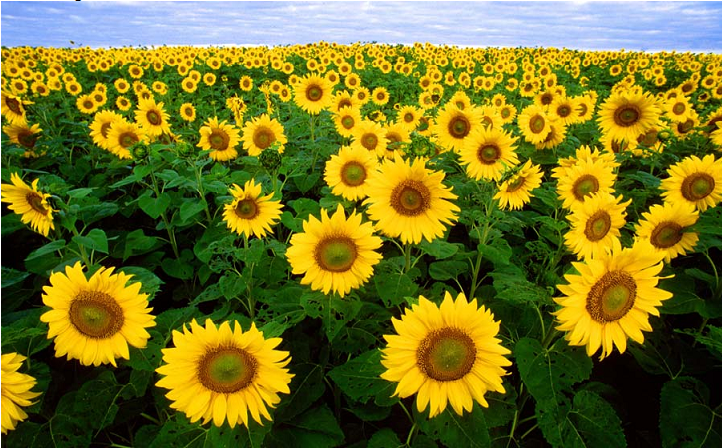
%> input picture Homework/homework4/my H4/fanbu_HW4_code/3.bmp, 722 x 448 px
$ octave q2_b.m   (GNU Octave 9; MATLAB toolbox functions it lacks are replaced by stand-ins)
%> lines starting %> are read from the running program, lines starting %| are printed output that depends on the picture
### Homework/homework4/my H4/fanbu_HW4_code/show_all_circles.m
function show_all_circles(I, cx, cy, rad, color, ln_wid)
% I: image on top of which you want to display the circles
% cx, cy: column vectors with x and y coordinates of circle centers
% rad: column vector with radii of circles.
% The sizes of cx, cy, and rad must all be the same
% color: optional parameter specifying the color of the circles
%        to be displayed (red by default)
% ln_wid: line width of circles (optional, 1.5 by default)

if nargin < 5
    color = 'r';
end

if nargin < 6
   ln_wid = 1.5;
end

imshow(I); hold on;

theta = 0:0.1:(2*pi+0.1);
cx1 = cx(:,ones(size(theta)));
cy1 = cy(:,ones(size(theta)));
rad1 = rad(:,ones(size(theta)));
theta = theta(ones(size(cx1,1),1),:);
X = cx1+cos(theta).*rad1;
Y = cy1+sin(theta).*rad1;
line(X', Y', 'Color', color, 'LineWidth', ln_wid);

### Homework/homework4/my H4/fanbu_HW4_code/q2_b.m
%% EECS 442 - HW 04 - Q2 Blob Detection
%  ------------------------------------------------------------------------
%  Date: 11 / 21 / 2016
%  Author: Fan Bu
%  ------------------------------------------------------------------------
%  show_all_circles(I, cx, cy, rad, color, ln_wid)
%  ------------------------------------------------------------------------
%  Instructions:
%  Implement a blob detector based on the Laplacian operator and
%  characteristic scale concept introduced by Lindeberg. Compute the radius
%  of each blob (in pixels) and report the histogram (dis- tribution)
%  of radii computed for the whole image.
%
% Algorithm outline:\\
% 1. Build a Laplacian scale space, starting with some initial scale and going for $n$ iterations.\\
% 2. Generate a scale-normalized Laplacian of Gaussian filter at a given scale "$sigma$".\\
% 3. Filter image with the scale-normalized Laplacian. \\
% 4. Save square of Laplacian filter response for current level of scale space. \\
% 5. Determine threshold by multiply the scale with a factor $k$. \\
% 6. Perform non-maximum suppression in scale space. \\
% 7. Display resulting circles at their characteristic scales.\\

%% Initialization
clear all;
close all;
clc;
%% ------------------- Parameter selection -----------------------
t = 1:0.1:3;
sigma = exp(t);
sigma = sigma';
levels = length(sigma);
%% ------------------- Load data --------------------------------
img = imread('3.bmp');
%> img is the input picture: size 448x722x3 uint8; mean R, G, B 116.1, 114, 35.6
img = rgb2gray(img);
%> img: size 448x722 uint8
double_img = double(img);

% Build a Laplacian scale space, starting with some initial scale and going for $n$ iterations.
[height width] = size(img);
%> height = 448; width = 722
scale_space = zeros(height,width,levels);

%% ------------------- Perform detection ------------------------

for i=1:levels

% Generate a scale-normalized Laplacian of Gaussian filter at a given scale "$sigma$".
filter_size = 2*ceil(3*sigma(i))+1;
kernel = fspecial('log', filter_size, sigma(i));
% Filter image with the scale-normalized Laplacian.
nLoG = sigma(i)^2 * kernel;
Filtered_img = imfilter(double_img, nLoG, 'same', 'replicate');
Filtered_img = Filtered_img .^ 2;
% Save square of Laplacian filter response for current level of scale space.
scale_space(:,:,i) = Filtered_img;
end
%> this loop made 21 passes
%> pass 1, `Filtered_img = imfilter(double_img, nLoG, 'same', 'replicate');`:
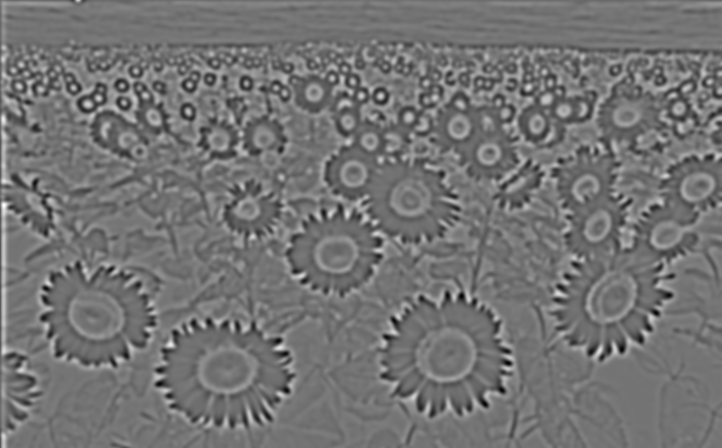
%> Filtered_img: size 448x722 double; min -89.08, max 107, mean 0.3; drawn with min black and max white
%> pass 1, `Filtered_img = Filtered_img .^ 2;`:
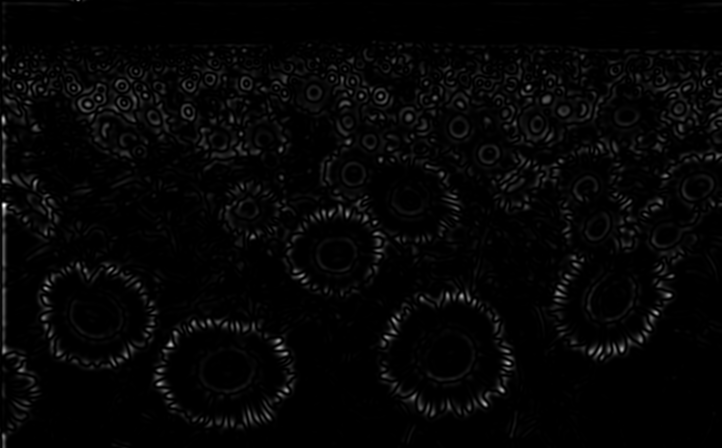
%> Filtered_img: size 448x722 double; min 3.93e-10, max 11459.7, mean 254.4; drawn with min black and max white
% choose the right thresold T, as T = k * scaleSpace_{max}.
k = 0.4;
max_scale_space = max(max(max(scale_space)))
%> max_scale_space = 11668.6
T = k * max_scale_space
%> T = 4667.4
% choose the right thresold T =1500 for this question.
T = 1500
k = T/max_scale_space
%> k = 0.129
% Perform non-maximum suppression in the 3D scale space
scale_space_filtered = zeros(height,width,levels);
for i=1:levels
    scale_space_filtered(:,:,i) = ordfilt2(scale_space(:,:,i),9,ones(3));
end
for i = 1:levels
    scale_space_filtered(:,:,i) =  max(scale_space_filtered(:,:,max(i-1,1):min(i+1,levels)),[],3);
end
scale_space_filtered  = scale_space_filtered .* (scale_space_filtered == scale_space);

% calculate perameters for show_all_circles
row = [];
col = [];
radius = [];
for i=1:levels
    [new_rows,new_cols] = find(scale_space_filtered(:,:,i)>=T);
    num = length(new_rows);
    radii = sigma(i)*sqrt(2);
    radii = repmat(radii,num,1);
    row = [row;new_rows];
    col = [col;new_cols];
    radius = [radius;radii];
end
%> this loop made 21 passes
%> num on passes 1 to 12: 580, 64, 32, 38, 51, 27, 21, 29, 25, 28, 23, 20
%> (new_rows, new_cols, num) on passes 15, 16, 17, 19, 21: ([321; 353; 400; 76; 92; 287; 202; 299; 323], [57; 93; 155; 231; 404; 431; 609; 652; 665], 9), ([344; 325; 359; 255; 200; 285; 398; 214; 196; 78; 208; 274], [70; 138; 148; 301; 411; 431; 434; 442; 471; 602; 676; 677], 12), ([363; 410; 254; 178; 414; 228; 396; 208; 329; 176], [145; 232; 336; 384; 403; 428; 464; 545; 632; 722], 10), ([159; 316; 372; 305; 133; 405; 194; 320; 264; 329; 259; 298], [19; 97; 140; 171; 245; 252; 305; 419; 553; 582; 593; 610], 12), ([391; 254; 381; 83; 215; 340; 313; 84; 273; 326; 229; 257], [1; 22; 137; 230; 253; 308; 374; 396; 424; 527; 539; 545], 12)
%> after the loop, col = 1040 values, max 722 at index 577, min 1 at index 1029, mean 347.1; radius = 1040 values from 3.84 to 28.41; row = 1040 values, max 448 at index 17, min 1 at index 91, mean 199.8
show_all_circles(img,col,row,radius);
%> in show_all_circles, `cx1 = cx(:,ones(size(theta)));`:
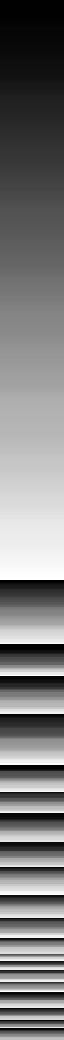
%> cx1: size 1040x64 double; min 1, max 722, mean 347.1; drawn with min black and max white
%> in show_all_circles, `cy1 = cy(:,ones(size(theta)));`:
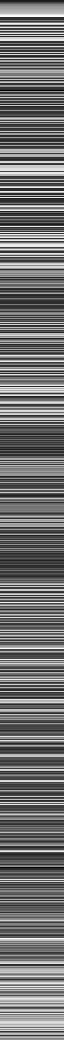
%> cy1: size 1040x64 double; min 1, max 448, mean 199.8; drawn with min black and max white
%> in show_all_circles, `rad1 = rad(:,ones(size(theta)));`:
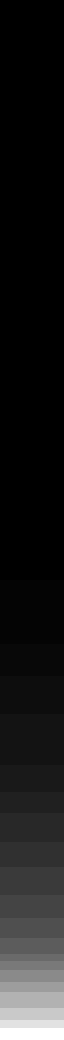
%> rad1: size 1040x64 double; min 3.84, max 28.41, mean 6.4; drawn with min black and max white
set(gcf,'units','normalized','position',[0,0,0.8,1]);
h_title=title({['Number of circles = ', num2str(size(col,1))]
    ['Safety factor k = ',num2str(k), ';  Threshold T = ',num2str(T)]});
set(h_title,'FontSize',18);
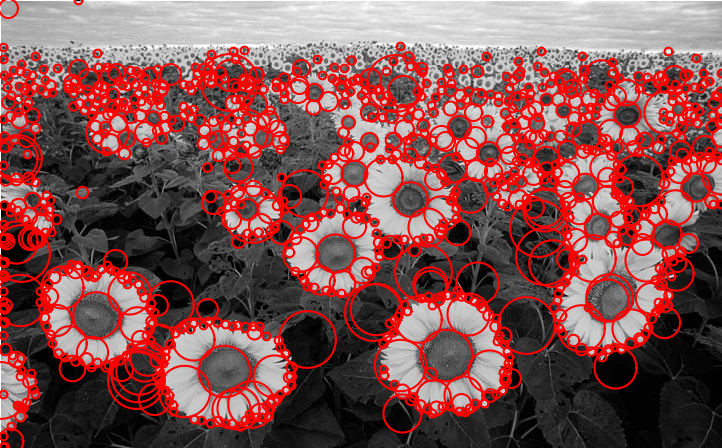
%> figure redrawn from the program's plot data; its title reads 'Number of circles = 1040 Safety factor k = 0.12855; Threshold T = 1500'
print(gcf,'-djpeg' ,['HW4_q2_c_k_',num2str(k),'.jpeg'],'-r400')

% recompute 3d-indices of maxima
s = [height width levels];
%> s = [448 722 21]
%%  ------------------- draw blobs on image  ---------------------
figure
max_rad = max(radius);
%> max_rad = 28.41
radius = radius / max_rad;
%> radius = 1040 values from 0.135 to 1
hist(radius,10);
h_title=title({['Histogram of Normalized radii']
    ['Maximum radius =', num2str(max_rad),' pixels']});
set(h_title,'FontSize',18);
grid on
xlabel('relative radius','FontSize',15)
ylabel('number of radii','FontSize',15)
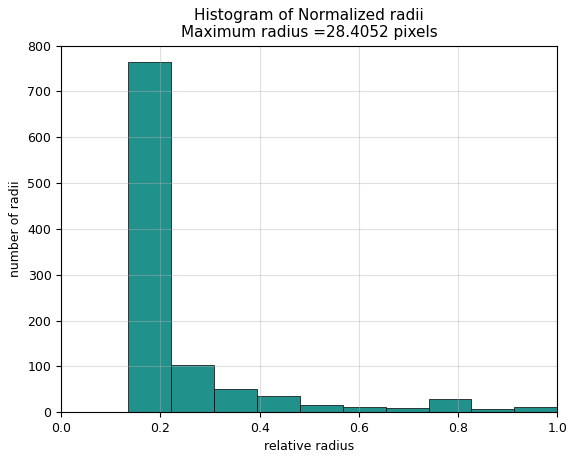
%> figure redrawn from the program's plot data; tallest bar 765 high, from x = 0.135 to 0.222
print(gcf,'-djpeg' ,['HW4_q2_c_hist.jpeg'],'-r400')
